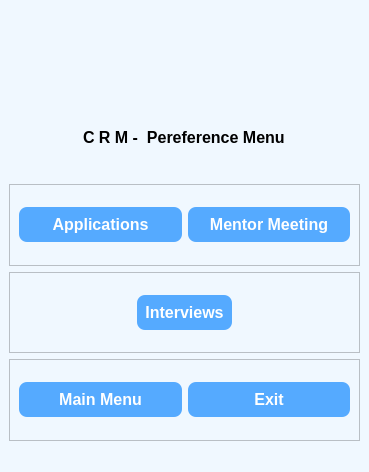
<?xml version="1.0" encoding="UTF-8"?>
<ui version="4.0">
 <class>PreferensAdmin</class>
 <widget class="QMainWindow" name="PreferensAdmin">
  <property name="geometry">
   <rect>
    <x>0</x>
    <y>0</y>
    <width>369</width>
    <height>472</height>
   </rect>
  </property>
  <property name="windowTitle">
   <string>MainWindow</string>
  </property>
  <property name="styleSheet">
   <string notr="true">QWidget {
    background-color: #f0f8ff;
}

QPushButton {
    background-color: #4CAF50;
    color: white;
    border-radius: 8px;
    padding: 5px;
}

QPushButton:hover {
    background-color: #45a049;
}

QLineEdit {
    border: 2px solid #ccc;
    border-radius: 4px;
    padding: 4px;
    background-color: #ffffff;
}
</string>
  </property>
  <widget class="QWidget" name="centralwidget">
   <layout class="QVBoxLayout" name="verticalLayout">
    <item>
     <widget class="QLabel" name="label">
      <property name="text">
       <string/>
      </property>
      <property name="pixmap">
       <pixmap>Icons/png/rsz_rsz_logo_vit-7-3-2.png</pixmap>
      </property>
      <property name="alignment">
       <set>Qt::AlignCenter</set>
      </property>
     </widget>
    </item>
    <item alignment="Qt::AlignHCenter">
     <widget class="QLabel" name="label_3">
      <property name="font">
       <font>
        <pointsize>12</pointsize>
        <weight>75</weight>
        <bold>true</bold>
       </font>
      </property>
      <property name="text">
       <string>C R M -  Pereference Menu</string>
      </property>
     </widget>
    </item>
    <item>
     <widget class="QFrame" name="frame_3">
      <property name="frameShape">
       <enum>QFrame::StyledPanel</enum>
      </property>
      <property name="frameShadow">
       <enum>QFrame::Raised</enum>
      </property>
      <layout class="QHBoxLayout" name="horizontalLayout_3">
       <item>
        <widget class="QPushButton" name="pushButton">
         <property name="font">
          <font>
           <pointsize>12</pointsize>
           <weight>75</weight>
           <bold>true</bold>
          </font>
         </property>
         <property name="styleSheet">
          <string notr="true">QPushButton {
    background-color: #55aaff;
    color: white;
    border-radius: 8px;
    padding: 8px;
    font-weight: bold;
}

QPushButton:hover {
    background-color: #8263c6;
}

QPushButton:pressed {
    background-color: #594097;
}
</string>
         </property>
         <property name="text">
          <string>Applications</string>
         </property>
         <property name="icon">
          <iconset>
           <normaloff>Icons/png/IMG-20250529-WA0007.png</normaloff>Icons/png/IMG-20250529-WA0007.png</iconset>
         </property>
         <property name="iconSize">
          <size>
           <width>24</width>
           <height>24</height>
          </size>
         </property>
        </widget>
       </item>
       <item>
        <widget class="QPushButton" name="pushButton_2">
         <property name="font">
          <font>
           <pointsize>12</pointsize>
           <weight>75</weight>
           <bold>true</bold>
          </font>
         </property>
         <property name="styleSheet">
          <string notr="true">QPushButton {
    background-color: #55aaff;
    color: white;
    border-radius: 8px;
    padding: 8px;
    font-weight: bold;
}

QPushButton:hover {
    background-color: #8263c6;
}

QPushButton:pressed {
    background-color: #594097;
}
</string>
         </property>
         <property name="text">
          <string>Mentor Meeting</string>
         </property>
         <property name="icon">
          <iconset>
           <normaloff>Icons/png/IMG-20250529-WA0006.png</normaloff>Icons/png/IMG-20250529-WA0006.png</iconset>
         </property>
         <property name="iconSize">
          <size>
           <width>32</width>
           <height>24</height>
          </size>
         </property>
        </widget>
       </item>
      </layout>
     </widget>
    </item>
    <item>
     <widget class="QFrame" name="frame_2">
      <property name="frameShape">
       <enum>QFrame::StyledPanel</enum>
      </property>
      <property name="frameShadow">
       <enum>QFrame::Raised</enum>
      </property>
      <layout class="QHBoxLayout" name="horizontalLayout_2">
       <item>
        <spacer name="horizontalSpacer">
         <property name="orientation">
          <enum>Qt::Horizontal</enum>
         </property>
         <property name="sizeHint" stdset="0">
          <size>
           <width>91</width>
           <height>20</height>
          </size>
         </property>
        </spacer>
       </item>
       <item>
        <widget class="QPushButton" name="pushButton_3">
         <property name="font">
          <font>
           <pointsize>12</pointsize>
           <weight>75</weight>
           <bold>true</bold>
          </font>
         </property>
         <property name="styleSheet">
          <string notr="true">QPushButton {
    background-color: #55aaff;
    color: white;
    border-radius: 8px;
    padding: 8px;
    font-weight: bold;
}

QPushButton:hover {
    background-color: #8263c6;
}

QPushButton:pressed {
    background-color: #594097;
}
</string>
         </property>
         <property name="text">
          <string>Interviews</string>
         </property>
         <property name="icon">
          <iconset>
           <normaloff>Icons/png/interview.png</normaloff>Icons/png/interview.png</iconset>
         </property>
         <property name="iconSize">
          <size>
           <width>24</width>
           <height>24</height>
          </size>
         </property>
        </widget>
       </item>
       <item>
        <spacer name="horizontalSpacer_2">
         <property name="orientation">
          <enum>Qt::Horizontal</enum>
         </property>
         <property name="sizeHint" stdset="0">
          <size>
           <width>91</width>
           <height>20</height>
          </size>
         </property>
        </spacer>
       </item>
      </layout>
     </widget>
    </item>
    <item>
     <widget class="QFrame" name="frame">
      <property name="frameShape">
       <enum>QFrame::StyledPanel</enum>
      </property>
      <property name="frameShadow">
       <enum>QFrame::Raised</enum>
      </property>
      <layout class="QHBoxLayout" name="horizontalLayout">
       <item>
        <widget class="QPushButton" name="pushButton_4">
         <property name="font">
          <font>
           <pointsize>12</pointsize>
           <weight>75</weight>
           <bold>true</bold>
          </font>
         </property>
         <property name="styleSheet">
          <string notr="true">QPushButton {
    background-color: #55aaff;
    color: white;
    border-radius: 8px;
    padding: 8px;
    font-weight: bold;
}

QPushButton:hover {
    background-color: #8263c6;
}

QPushButton:pressed {
    background-color: #594097;
}
</string>
         </property>
         <property name="text">
          <string>Main Menu</string>
         </property>
         <property name="icon">
          <iconset>
           <normaloff>Icons/png/IMG-20250529-WA0015.png</normaloff>Icons/png/IMG-20250529-WA0015.png</iconset>
         </property>
         <property name="iconSize">
          <size>
           <width>24</width>
           <height>24</height>
          </size>
         </property>
        </widget>
       </item>
       <item>
        <widget class="QPushButton" name="pushButton_6">
         <property name="font">
          <font>
           <pointsize>12</pointsize>
           <weight>75</weight>
           <bold>true</bold>
          </font>
         </property>
         <property name="styleSheet">
          <string notr="true">QPushButton {
    background-color: #55aaff;
    color: white;
    border-radius: 8px;
    padding: 8px;
    font-weight: bold;
}

QPushButton:hover {
    background-color: #8263c6;
}

QPushButton:pressed {
    background-color: #594097;
}
</string>
         </property>
         <property name="text">
          <string>Exit</string>
         </property>
         <property name="icon">
          <iconset>
           <normaloff>Icons/png/exit-icon.png</normaloff>Icons/png/exit-icon.png</iconset>
         </property>
         <property name="iconSize">
          <size>
           <width>24</width>
           <height>24</height>
          </size>
         </property>
        </widget>
       </item>
      </layout>
     </widget>
    </item>
   </layout>
  </widget>
  <widget class="QStatusBar" name="statusbar"/>
 </widget>
 <resources/>
 <connections/>
</ui>
